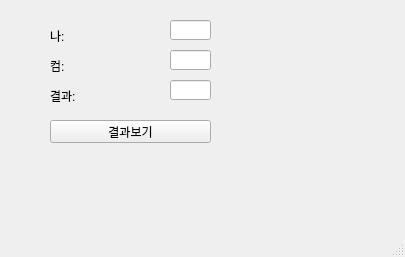
<?xml version="1.0" encoding="UTF-8"?>
<ui version="4.0">
 <class>MainWindow</class>
 <widget class="QMainWindow" name="MainWindow">
  <property name="geometry">
   <rect>
    <x>0</x>
    <y>0</y>
    <width>405</width>
    <height>257</height>
   </rect>
  </property>
  <property name="windowTitle">
   <string>MainWindow</string>
  </property>
  <widget class="QWidget" name="centralwidget">
   <widget class="QLabel" name="lblMine">
    <property name="geometry">
     <rect>
      <x>50</x>
      <y>30</y>
      <width>56</width>
      <height>12</height>
     </rect>
    </property>
    <property name="text">
     <string>나:</string>
    </property>
   </widget>
   <widget class="QLabel" name="lblCom">
    <property name="geometry">
     <rect>
      <x>50</x>
      <y>60</y>
      <width>56</width>
      <height>12</height>
     </rect>
    </property>
    <property name="text">
     <string>컴:</string>
    </property>
   </widget>
   <widget class="QLabel" name="lblResult">
    <property name="geometry">
     <rect>
      <x>50</x>
      <y>90</y>
      <width>56</width>
      <height>12</height>
     </rect>
    </property>
    <property name="text">
     <string>결과:</string>
    </property>
   </widget>
   <widget class="QLineEdit" name="leMine">
    <property name="geometry">
     <rect>
      <x>170</x>
      <y>20</y>
      <width>41</width>
      <height>20</height>
     </rect>
    </property>
   </widget>
   <widget class="QLineEdit" name="leCom">
    <property name="geometry">
     <rect>
      <x>170</x>
      <y>50</y>
      <width>41</width>
      <height>20</height>
     </rect>
    </property>
   </widget>
   <widget class="QLineEdit" name="leResult">
    <property name="geometry">
     <rect>
      <x>170</x>
      <y>80</y>
      <width>41</width>
      <height>20</height>
     </rect>
    </property>
   </widget>
   <widget class="QPushButton" name="pb">
    <property name="geometry">
     <rect>
      <x>50</x>
      <y>120</y>
      <width>161</width>
      <height>23</height>
     </rect>
    </property>
    <property name="text">
     <string>결과보기</string>
    </property>
   </widget>
  </widget>
  <widget class="QStatusBar" name="statusbar"/>
 </widget>
 <resources/>
 <connections/>
</ui>
